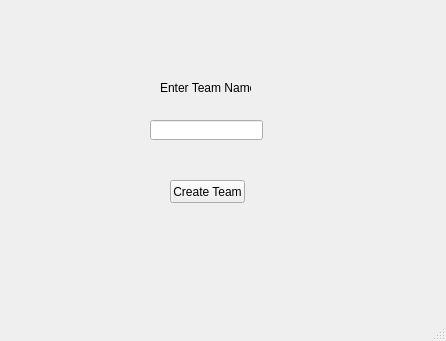
<?xml version="1.0" encoding="UTF-8"?>
<ui version="4.0">
 <class>Form</class>
 <widget class="QMainWindow" name="Form">
  <property name="geometry">
   <rect>
    <x>0</x>
    <y>0</y>
    <width>446</width>
    <height>341</height>
   </rect>
  </property>
  <property name="windowTitle">
   <string>MainWindow</string>
  </property>
  <widget class="QWidget" name="centralwidget">
   <widget class="QLabel" name="label">
    <property name="geometry">
     <rect>
      <x>160</x>
      <y>80</y>
      <width>91</width>
      <height>16</height>
     </rect>
    </property>
    <property name="text">
     <string>Enter Team Name</string>
    </property>
   </widget>
   <widget class="QLineEdit" name="lineEdit">
    <property name="geometry">
     <rect>
      <x>150</x>
      <y>120</y>
      <width>113</width>
      <height>20</height>
     </rect>
    </property>
   </widget>
   <widget class="QPushButton" name="pushButton">
    <property name="geometry">
     <rect>
      <x>170</x>
      <y>180</y>
      <width>75</width>
      <height>23</height>
     </rect>
    </property>
    <property name="text">
     <string>Create Team</string>
    </property>
   </widget>
  </widget>
  <widget class="QMenuBar" name="menubar">
   <property name="geometry">
    <rect>
     <x>0</x>
     <y>0</y>
     <width>446</width>
     <height>21</height>
    </rect>
   </property>
  </widget>
  <widget class="QStatusBar" name="statusbar"/>
 </widget>
 <resources/>
 <connections/>
</ui>
